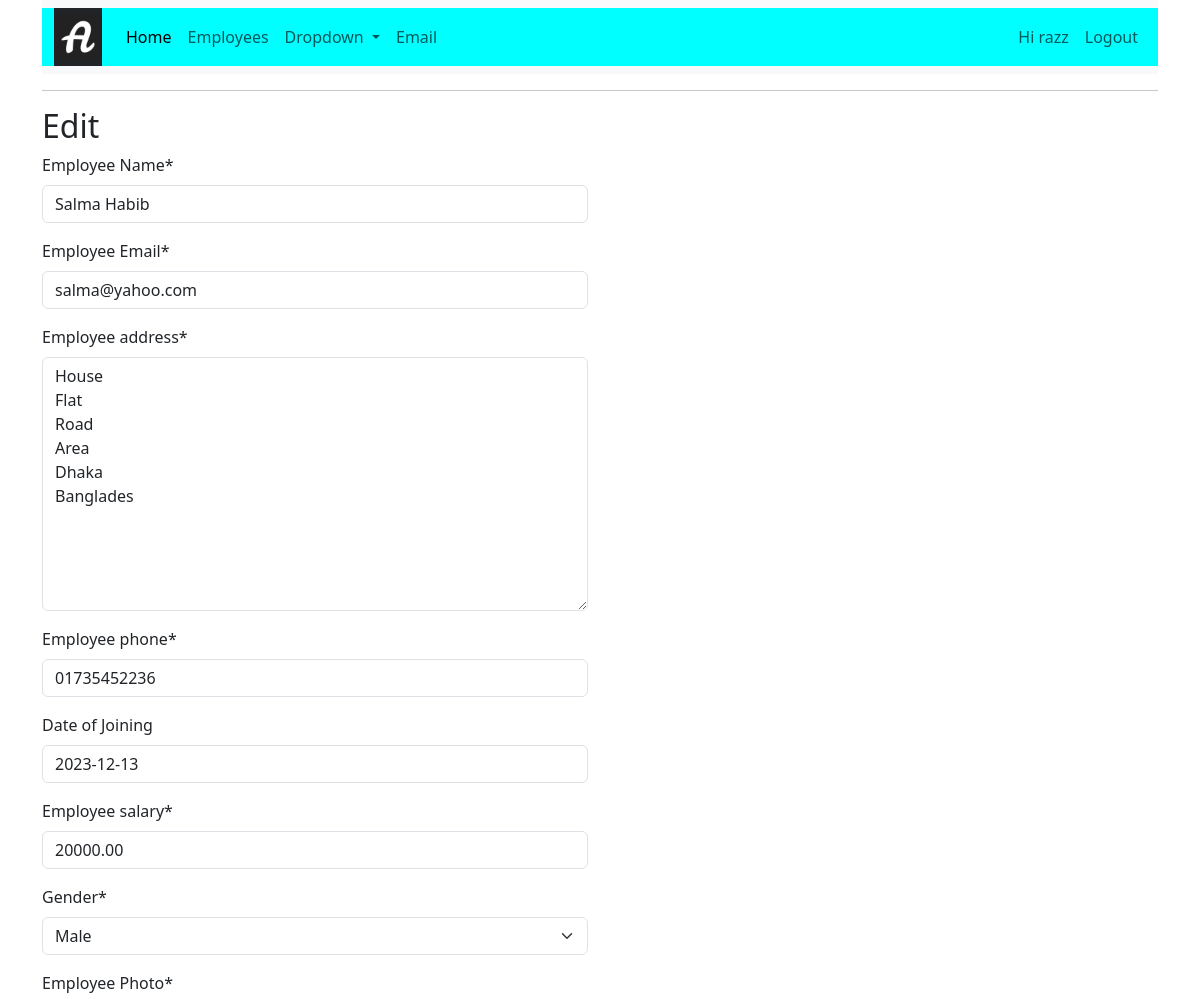
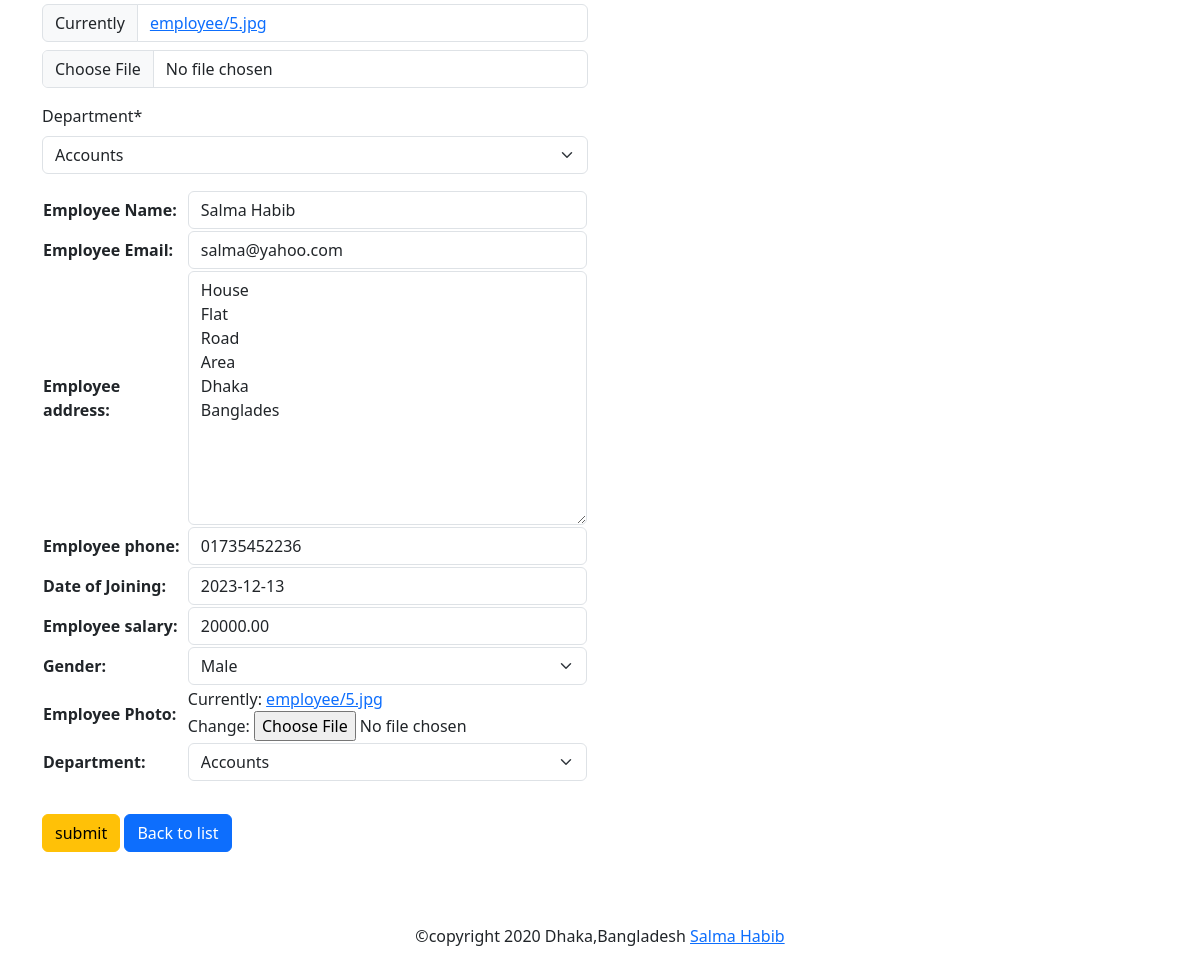
/myapp/edit/3/ (signed in), run on the app's committed database (2 pictures, top to bottom).
### myapp/models.py (models this page shows, shortened)
class Employee(models.Model):
    GENDER_CHOICES = [
        ("Male","Male"), ("Female","Female"), ("Other","Other"),
    ]
    name= models.CharField('Employee Name', max_length=100)
    email= models.EmailField('Employee Email', max_length=100, unique=True)
    address= models.TextField('Employee address', max_length=500)
    phone= models.CharField('Employee phone',max_length=20)
    doj= models.DateField('Date of Joining',default=datetime.now, blank= True)
    salary= models.DecimalField('Employee salary',max_digits=8,decimal_places=2)
    gender= models.CharField('Gender', max_length=10,choices=GENDER_CHOICES,default='Male')
    photo= models.FileField('Employee Photo', upload_to='employee', default= 'employee/blank.jpg')
    department= models.ForeignKey(Department, on_delete=models.CASCADE)

class Department (models.Model):
    name= models. CharField('Department name',max_length=40)
    def __str__(self):
        return self.name

### myapp/views.py (the view)
# urls.py: path('edit/<int:id>/',views.edit_employee,name='employee_edit'),
def edit_employee(request,id):
    if request.method =="POST":
        employee = Employee.objects.all().order_by('id')
        form = EmployeeForm(request.POST or None, request.FILES,instance=employee)
        if form.is_valid():
            form.save()
        messages.success(request,"Data Updated Successfully...")
        return redirect('employee_list')
    else:
        employee = Employee.objects.get(pk=id)
        form = EmployeeForm(request.POST or None, instance=employee)
    context = {'title':'Edit','form': form,'employee' : employee}
    return render (request, "empForm.html",context)

### myapp/forms.py
class EmployeeForm(forms.ModelForm):
    class  Meta:
        model = Employee
        fields='__all__'

### templates/empForm.html (shortened to what this page needs)
{% extends "base.html" %}
{% block content %}
<form method="post" enctype="multipart/form-data">
    <h2>{{ title }}</h2>
    <div class="row">
        <div class="col">
            {% load crispy_forms_tags %}
            {{ form|crispy }}
            <table>
                {{form.as_table }}
            </table>
            <div class="mt-2">
                <button type="submit" class="btn btn-warning  mt-4 ">submit</button>
                <a href=" {% url 'employee_list' %}" class=" mt-4 btn btn-primary">Back to list</a>
            </div>
            <div class="col">
            </div>
        </div>
        <div class="col">
        </div>
    </div>
{% endblock content %}

### templates/base.html (shortened to what this page needs)
{% load static %}
<!doctype html>
<html lang="en">
  <head>
    <link href="https://cdn.jsdelivr.net/npm/bootstrap@5.3.2/dist/css/bootstrap.min.css" rel="stylesheet">
    <link rel="stylesheet" href="https://cdnjs.cloudflare.com/ajax/libs/font-awesome/6.5.1/css/all.min.css" />
  </head>
  <body>
   <div class = "container">
    <nav class="navbar navbar-expand-lg bg-body-tertiary">
        <div class="container-fluid" style="background-color:aqua;" >
          <a class="navbar-brand text-danger bg-dark" href="{% url 'home' %}">
            <img src="{% static 'images/favicon.ico' %}" alt="A" >
          </a>
          <div class="collapse navbar-collapse" id="navbarSupportedContent">
            <ul class="navbar-nav me-auto mb-2 mb-lg-0">
              <li class="nav-item">
                <a class="nav-link active" aria-current="page" href= "{% url 'home' %}">Home</a>
              </li>
              <li class="nav-item">
                <a class="nav-link" href=" {% url 'employee_list' %} ">Employees</a>
              </li>
              <li class="nav-item dropdown">
                <a class="nav-link dropdown-toggle" href="#" role="button" data-bs-toggle="dropdown" aria-expanded="false">
                  Dropdown
                </a>
              </li>
              <li class="nav-item">
                <a class="nav-link " href="{% url 'send' %}">Email</a>
              </li>
            </ul>
      {% if user.is_authenticated%}
            <ul class="nav navbar-nav navbar-right">
              <li class="nav-item"><a class="nav-link" href="#">Hi {{ user.username }}</a>
              <li class="nav-itme"><a class="nav-link" href="{% url 'logout_user' %}">Logout</a></li>
      {% endif %}
          </div>
        </div>
      </nav>
<hr>
{% block content %}
{% endblock content  %}
<footer class="text-center font-small wow fadeIn">
  <div class="py-5">
    &copy;copyright 2020 Dhaka,Bangladesh
    <a href="#" target="_blank"> Salma Habib</a>
  </div>
</footer>
   </div>
  </body>
</html>

### data on the page
Employee: name "Salma Habib", email "salma@yahoo.com", address "House Flat Road Area Dhaka Banglades", phone "01735452236", doj "2023-12-13", salary "20000.00", gender "Male", department "Accounts"

### other printed values
{{ user.username }} "razz"
{{ title }} "Edit"
